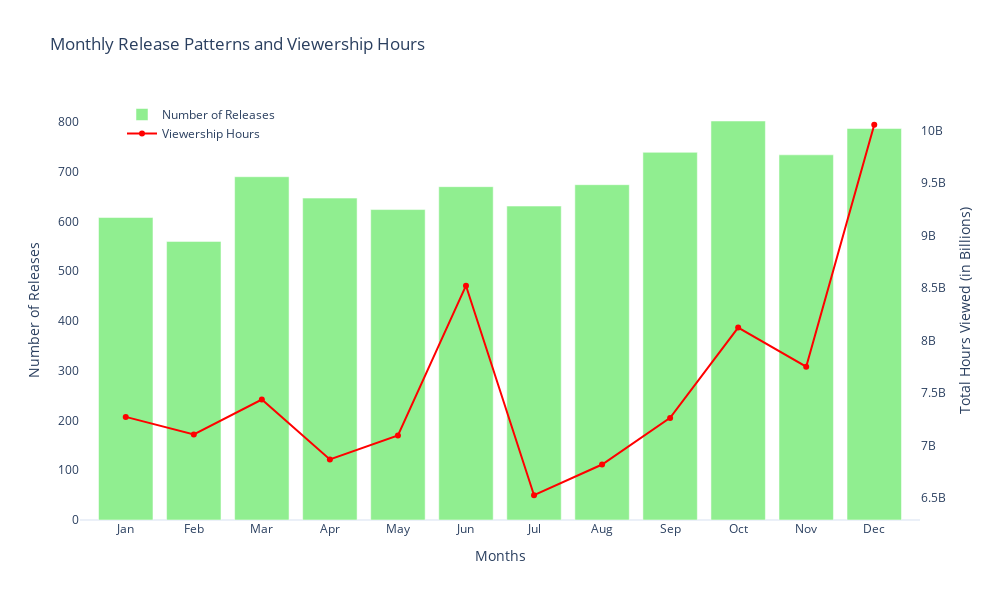

The notebook cell this image was saved under:
### Code cell
fig = go.Figure()

fig.add_trace(
    go.Bar(
        x = monthly_releases.index,
        y = monthly_releases.values,
        name = 'Number of Releases',
        marker_color = 'lightgreen',
        opacity = 1,
        yaxis = 'y1'
    )
)

fig.add_trace(
    go.Scatter(
        x = monthly_viewership.index,
        y = monthly_viewership.values,
        name = 'Viewership Hours',
        mode = 'lines+markers',
        marker = dict(color = 'red'),
        line = dict(color = 'red'),
        yaxis = 'y2'
    )
)

fig.update_layout(
    title = 'Monthly Release Patterns and Viewership Hours',
    xaxis = dict(
        title = 'Months',
        tickmode = 'array',
        tickvals = list(range(1,13)),
        ticktext = ['Jan', 'Feb', 'Mar', 'Apr', 'May', 'Jun', 'Jul', 'Aug', 'Sep', 'Oct', 'Nov', 'Dec']
    ),
    yaxis = dict(
        title = 'Number of Releases',
        showgrid = False,
        side = 'left'
    ),
    yaxis2 = dict(
        title = 'Total Hours Viewed (in Billions)',
        overlaying = 'y',
        side = 'right',
        showgrid = False
    ),
    legend = dict(
        x = 0.05,
        y = 1,
        orientation = 'v',
        xanchor = 'left'
    ),
    height = 600,
    width = 1000
)

fig.show()

### Figure 1 — Plotly figure (JSON) as saved in the notebook; plotly's stock layout.template omitted (floating-point values rounded to 4 significant figures)
{"data": [{"marker": {"color": "lightgreen"}, "name": "Number of Releases", "opacity": 1, "type": "bar", "x": [1, 2, 3, 4, 5, 6, 7, 8, 9, 10, 11, 12], "y": [608, 560, 690, 647, 624, 670, 631, 674, 739, 802, 734, 787], "yaxis": "y"}, {"line": {"color": "red"}, "marker": {"color": "red"}, "mode": "lines+markers", "name": "Viewership Hours", "type": "scatter", "x": [1, 2, 3, 4, 5, 6, 7, 8, 9, 10, 11, 12], "y": [7271600000, 7103700000, 7437100000, 6865700000, 7094600000, 8522000000, 6524800000, 6817800000, 7262200000, 8123200000, 7749500000, 10055800000], "yaxis": "y2"}], "layout": {"height": 600, "legend": {"orientation": "v", "x": 0.05, "xanchor": "left", "y": 1}, "title": {"text": "Monthly Release Patterns and Viewership Hours"}, "width": 1000, "xaxis": {"tickmode": "array", "ticktext": ["Jan", "Feb", "Mar", "Apr", "May", "Jun", "Jul", "Aug", "Sep", "Oct", "Nov", "Dec"], "tickvals": [1, 2, 3, 4, 5, 6, 7, 8, 9, 10, 11, 12], "title": {"text": "Months"}}, "yaxis": {"showgrid": false, "side": "left", "title": {"text": "Number of Releases"}}, "yaxis2": {"overlaying": "y", "showgrid": false, "side": "right", "title": {"text": "Total Hours Viewed (in Billions)"}}}}
